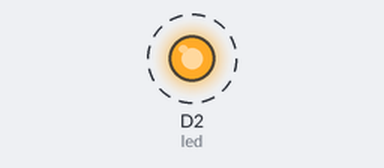
The sketch below on a simulated ESP8266 (NodeMCU). On the bench: output pins drawn as LEDs (lit = HIGH). Dashed ring = blinking.

Above: at 0.2 s.
Timing chart, 0 to 3.0 s (numbered marks = the images above):
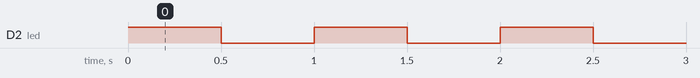

The sketch:

ledSimplesTiny.ino
```cpp
void setup()
{
  pinMode(D2, OUTPUT); //led
}

void loop()
{
  digitalWrite(D2, HIGH);
  delay(500); // Wait for 1000 millisecond(s)
  digitalWrite(D2, LOW);
  delay(500); // Wait for 1000 millisecond(s)
}
```

Measured:
- by itself, D2 (led): alternates HIGH for 0.50 s and LOW for 0.50 s
